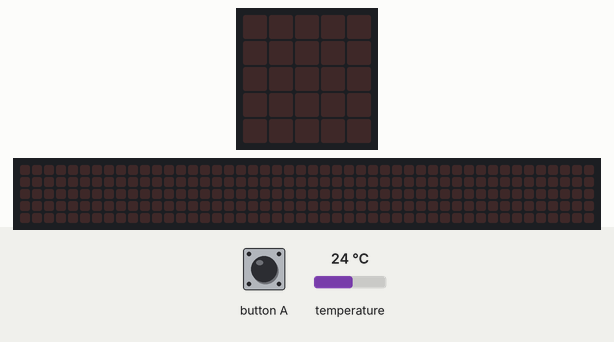
Bench run of a program on a simulated BBC micro:bit running MicroPython. On the bench: the board's 5×5 LED display, a strip that is not on the board, showing the scrolling text unrolled. The test bench sets the inputs (shaded band); at power-on: temperature 24 °C. The 48×5 strip is a reading aid, not a part: it shows the text the display is scrolling, unrolled, one strip-width of it at a time.

Above: at 1.2 s.
1.3 s: button A pressed for 0.15 s
At 1.37 s:
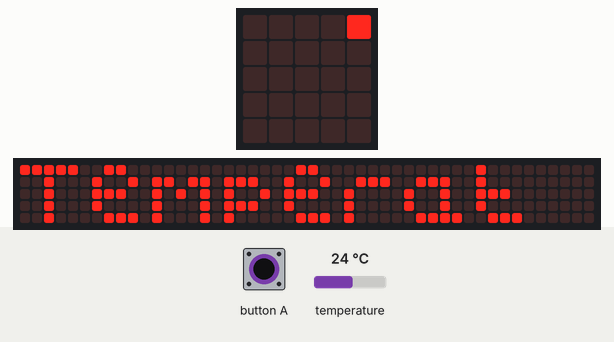
At 1.82 s:
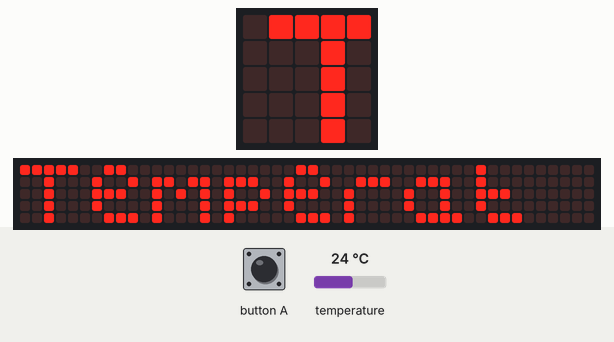

The program:

temperatura.py
```python
from microbit import *

while True:
    if button_a.is_pressed():
        temp = temperature()
        display.scroll("Temperaturata e:" + str(temp) + " C")
    sleep(100)
```

Measured:
- after the input at 1.3 s, the display: changes at once (image 1)
